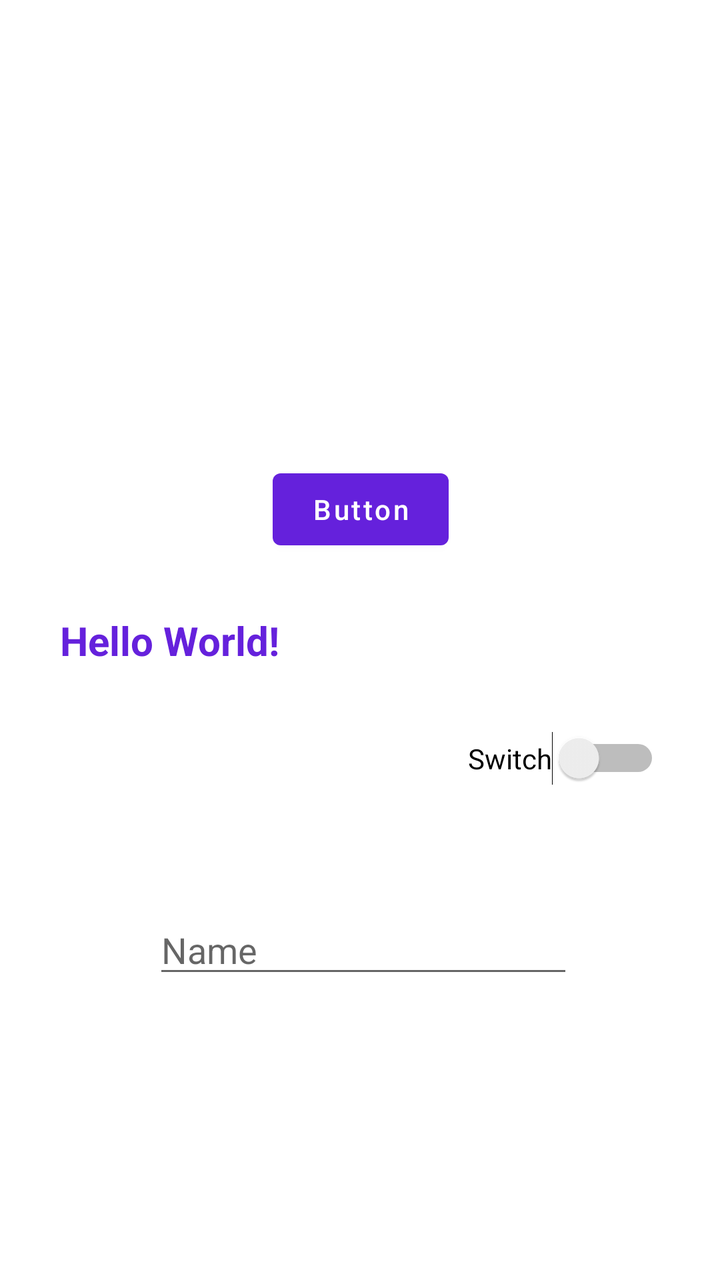
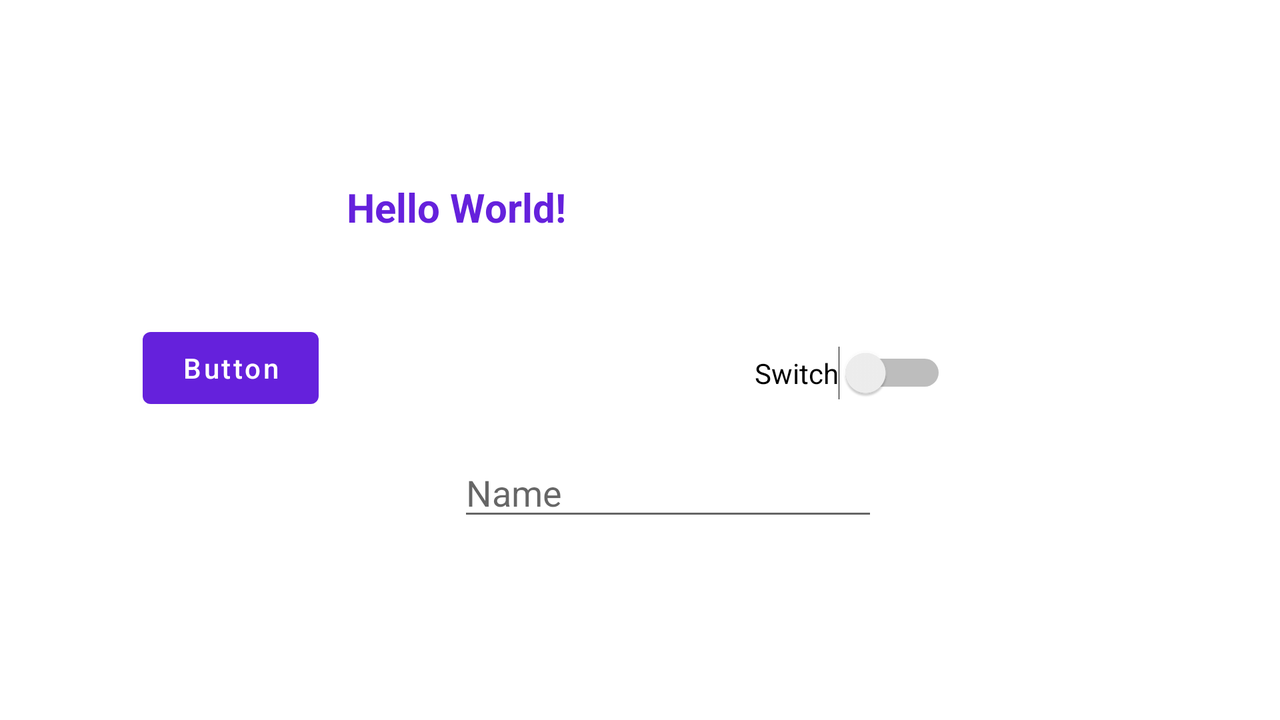

The same Android screen from two of the app's own layout files: first res/layout/ as a phone draws it, then the repository's variant for another configuration, drawn on a device whose configuration selects that folder. Both files follow.
<!-- AndroidManifest.xml: application theme AppTheme -->
<!-- res/layout/activity_main.xml -->
<?xml version="1.0" encoding="utf-8"?>
<androidx.constraintlayout.widget.ConstraintLayout xmlns:android="http://schemas.android.com/apk/res/android"
    xmlns:app="http://schemas.android.com/apk/res-auto"
    xmlns:tools="http://schemas.android.com/tools"
    android:layout_width="match_parent"
    android:layout_height="match_parent"
    tools:context=".MainActivity">

    <TextView
        android:id="@+id/helloWorldTextView"
        android:layout_width="300dp"
        android:layout_height="wrap_content"
        android:text="@string/hello_world"
        android:textSize="20sp"
        android:textStyle="bold"
        android:textColor="@color/colorPrimary"
        app:layout_constraintBottom_toBottomOf="parent"
        app:layout_constraintLeft_toLeftOf="parent"
        app:layout_constraintRight_toRightOf="parent"
        app:layout_constraintTop_toTopOf="parent" />

    <Button
        android:id="@+id/button"
        android:layout_width="wrap_content"
        android:layout_height="wrap_content"
        android:layout_marginBottom="28dp"
        android:text="@string/button"
        android:textAllCaps="false"
        app:layout_constraintBottom_toTopOf="@+id/helloWorldTextView"
        app:layout_constraintEnd_toEndOf="parent"
        app:layout_constraintHorizontal_bias="0.501"
        app:layout_constraintStart_toStartOf="parent" />

    <ImageView
        android:id="@+id/imageView"
        android:layout_width="wrap_content"
        android:layout_height="wrap_content"
        android:layout_marginBottom="36dp"
        android:src="@mipmap/ic_launcher"
        app:layout_constraintBottom_toTopOf="@+id/button"
        app:layout_constraintEnd_toEndOf="parent"
        app:layout_constraintHorizontal_bias="0.498"
        app:layout_constraintStart_toStartOf="parent"
        app:layout_constraintTop_toTopOf="parent"
        app:layout_constraintVertical_bias="0.904" />

    <Switch
        android:id="@+id/switch1"
        android:layout_width="wrap_content"
        android:layout_height="wrap_content"
        android:layout_marginTop="32dp"
        android:text="@string/switch_text"
        app:layout_constraintEnd_toEndOf="@+id/helloWorldTextView"
        app:layout_constraintTop_toBottomOf="@+id/helloWorldTextView" />

    <EditText
        android:id="@+id/editText"
        android:layout_width="wrap_content"
        android:layout_height="wrap_content"
        android:layout_marginTop="60dp"
        android:ems="10"
        android:hint="@string/name"
        android:inputType="textPersonName"
        app:layout_constraintEnd_toEndOf="@+id/helloWorldTextView"
        app:layout_constraintHorizontal_bias="0.518"
        app:layout_constraintStart_toStartOf="@+id/helloWorldTextView"
        app:layout_constraintTop_toBottomOf="@+id/switch1" />

</androidx.constraintlayout.widget.ConstraintLayout>
<!-- resources referenced by this layout -->
<resources>
  <color name="colorPrimary">#6521DC</color>
  <string name="button">Button</string>
  <string name="hello_world">Hello World!</string>
  <string name="name">Name</string>
  <string name="switch_text">Switch</string>
  <style name="AppTheme" parent="Theme.MaterialComponents.Light.DarkActionBar">
          
          <item name="colorPrimary">@color/colorPrimary</item>
          <item name="colorPrimaryDark">@color/colorPrimaryDark</item>
          <item name="colorAccent">@color/colorAccent</item>
      </style>
  <color name="colorPrimaryDark">#3700B3</color>
  <color name="colorAccent">#03DAC5</color>
</resources>
<!-- res/layout-land/activity_main.xml (the repository's variant of the layout above) -->
<!-- drawn on the phone turned sideways -->
<?xml version="1.0" encoding="utf-8"?>
<androidx.constraintlayout.widget.ConstraintLayout xmlns:android="http://schemas.android.com/apk/res/android"
    xmlns:app="http://schemas.android.com/apk/res-auto"
    xmlns:tools="http://schemas.android.com/tools"
    android:layout_width="match_parent"
    android:layout_height="match_parent"
    tools:context=".MainActivity">

    <TextView
        android:id="@+id/helloWorldTextView"
        android:layout_width="300dp"
        android:layout_height="wrap_content"
        android:layout_marginStart="92dp"
        android:text="@string/hello_world"
        android:textColor="@color/colorPrimary"
        android:textSize="20sp"
        android:textStyle="bold"
        app:layout_constraintBottom_toBottomOf="parent"
        app:layout_constraintRight_toRightOf="parent"
        app:layout_constraintStart_toEndOf="@+id/imageView"
        app:layout_constraintTop_toTopOf="parent"
        app:layout_constraintVertical_bias="0.27" />

    <Button
        android:id="@+id/button"
        android:layout_width="wrap_content"
        android:layout_height="wrap_content"
        android:layout_marginTop="56dp"
        android:text="@string/button"
        android:textAllCaps="false"
        app:layout_constraintEnd_toEndOf="parent"
        app:layout_constraintHorizontal_bias="0.129"
        app:layout_constraintStart_toStartOf="parent"
        app:layout_constraintTop_toBottomOf="@+id/imageView" />

    <ImageView
        android:id="@+id/imageView"
        android:layout_width="wrap_content"
        android:layout_height="wrap_content"
        android:layout_marginTop="104dp"
        android:src="@mipmap/ic_launcher"
        app:layout_constraintEnd_toEndOf="parent"
        app:layout_constraintHorizontal_bias="0.127"
        app:layout_constraintStart_toStartOf="parent"
        app:layout_constraintTop_toTopOf="parent" />

    <Switch
        android:id="@+id/switch1"
        android:layout_width="wrap_content"
        android:layout_height="wrap_content"
        android:layout_marginTop="56dp"
        android:text="@string/switch_text"
        app:layout_constraintEnd_toEndOf="@+id/helloWorldTextView"
        app:layout_constraintTop_toBottomOf="@+id/helloWorldTextView" />

    <EditText
        android:id="@+id/editText"
        android:layout_width="wrap_content"
        android:layout_height="wrap_content"
        android:layout_marginTop="24dp"
        android:ems="10"
        android:hint="@string/name"
        android:inputType="textPersonName"
        app:layout_constraintEnd_toEndOf="@+id/helloWorldTextView"
        app:layout_constraintHorizontal_bias="0.62"
        app:layout_constraintStart_toStartOf="@+id/helloWorldTextView"
        app:layout_constraintTop_toBottomOf="@+id/switch1" />

</androidx.constraintlayout.widget.ConstraintLayout>
